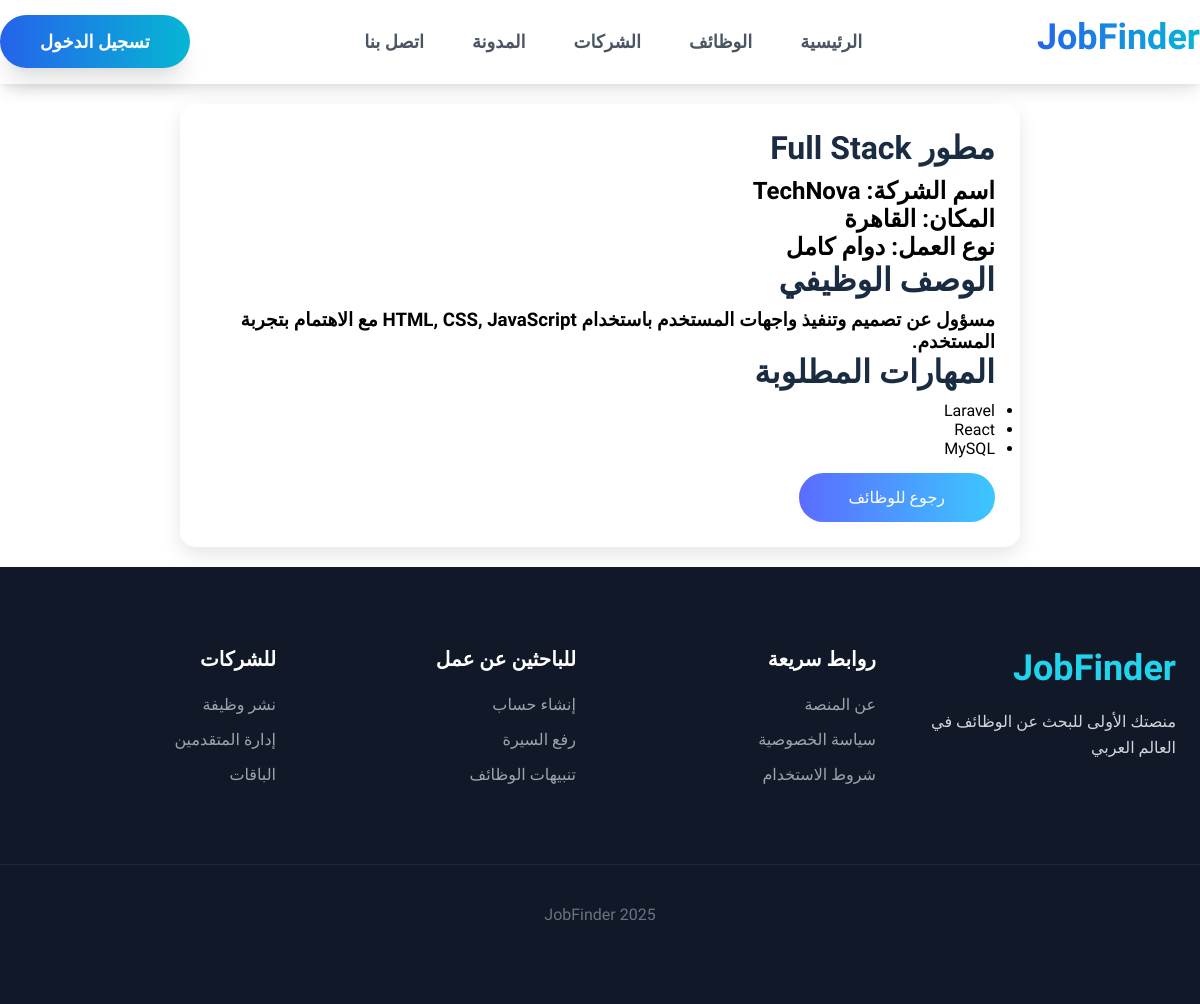
Page /job.php?id=1 on the committed database.
### tables this page shows
CREATE TABLE `jobs` (
  `id` int(11) NOT NULL,
  `title` varchar(150) DEFAULT NULL,
  `description` text DEFAULT NULL,
  `company_id` int(11) DEFAULT NULL,
  `location` varchar(100) DEFAULT NULL,
  `job_type` varchar(50) DEFAULT NULL,
  `tags` varchar(255) DEFAULT NULL,
  `created_at` datetime DEFAULT current_timestamp()
);

CREATE TABLE `companies` (
  `id` int(11) NOT NULL,
  `name` varchar(150) DEFAULT NULL,
  `description` text DEFAULT NULL,
  `logo` varchar(255) DEFAULT NULL
);

### job.php (the view)
<?php $title = "";
include "header.php"; ?>
<div class="details-box">
    <h1><?= $job['title'] ?></h1>
    <h2 strong>اسم الشركة:</strong> <?= $job['company_name'] ?></h2>
    <h2 strong>المكان:</strong> <?= $job['location'] ?></h2>
    <h2 strong>نوع العمل:</strong> <?= $job['job_type'] ?></h2>
    <h1>الوصف الوظيفي</h1>
    <h3><?= $job['description'] ?></h3>
    <h1>المهارات المطلوبة</h1>
    <ul>
        <?php foreach (explode(',', $job['tags']) as $tag): ?>
            <li><?= trim($tag) ?></li>
        <?php endforeach; ?>
    </ul>
    <a href="jobs" class="btn">رجوع للوظائف</a>
</div>
<?php include "footer.php"; ?>

### assets/css/style.css (style rules this page uses)
body { font-family: 'Cairo', sans-serif; margin: 0; padding: 0; }
a { text-decoration: none; }

### assets/css/login.css (style rules this page uses)
* { box-sizing: border-box; margin: 0; padding: 0; }

### assets/css/blog.css (style rules this page uses)
:root { --color-light-blue: #4dc3ff; --color-dark-blue: #0066cc; --color-dark-text: #1a2c42; --gradient-main: linear-gradient(to right, #4dc3ff, #0066cc); }

### assets/css/job.css (style rules this page uses)
.job-card, .details-box { background: #fff; margin: 20px auto; padding: 25px; border-radius: 15px; box-shadow: 0 8px 20px rgba(0, 0, 0, 0.1); }
.details-box { width: 70%; }
.btn { display: inline-block; padding: 15px 50px; margin-top: 15px; background: linear-gradient(to right, #5b6cff, #3cc7ff); color: #fff; text-decoration: none; border-radius: 25px; border: none; cursor: pointer; }

### assets/css/contact.css (style rules this page uses)
:root { --color-light-blue: #4dc3ff; --color-dark-blue: #0066cc; --color-dark-text: #1a2c42; --gradient-main: linear-gradient(to right, var(--color-light-blue), var(--color-dark-blue)); }
h1 { color: var(--color-dark-text); margin-bottom: 10px; }

### rows in the picture
jobs: title "مطور Full Stack", company.name "TechNova", location "القاهرة", job_type "دوام كامل", description "مسؤول عن تصميم وتنفيذ واجهات المستخدم باستخدام HTML, CSS, JavaScript مع الاهتمام بتجربة المستخدم.", tags "Laravel", tags "React", tags "MySQL"
